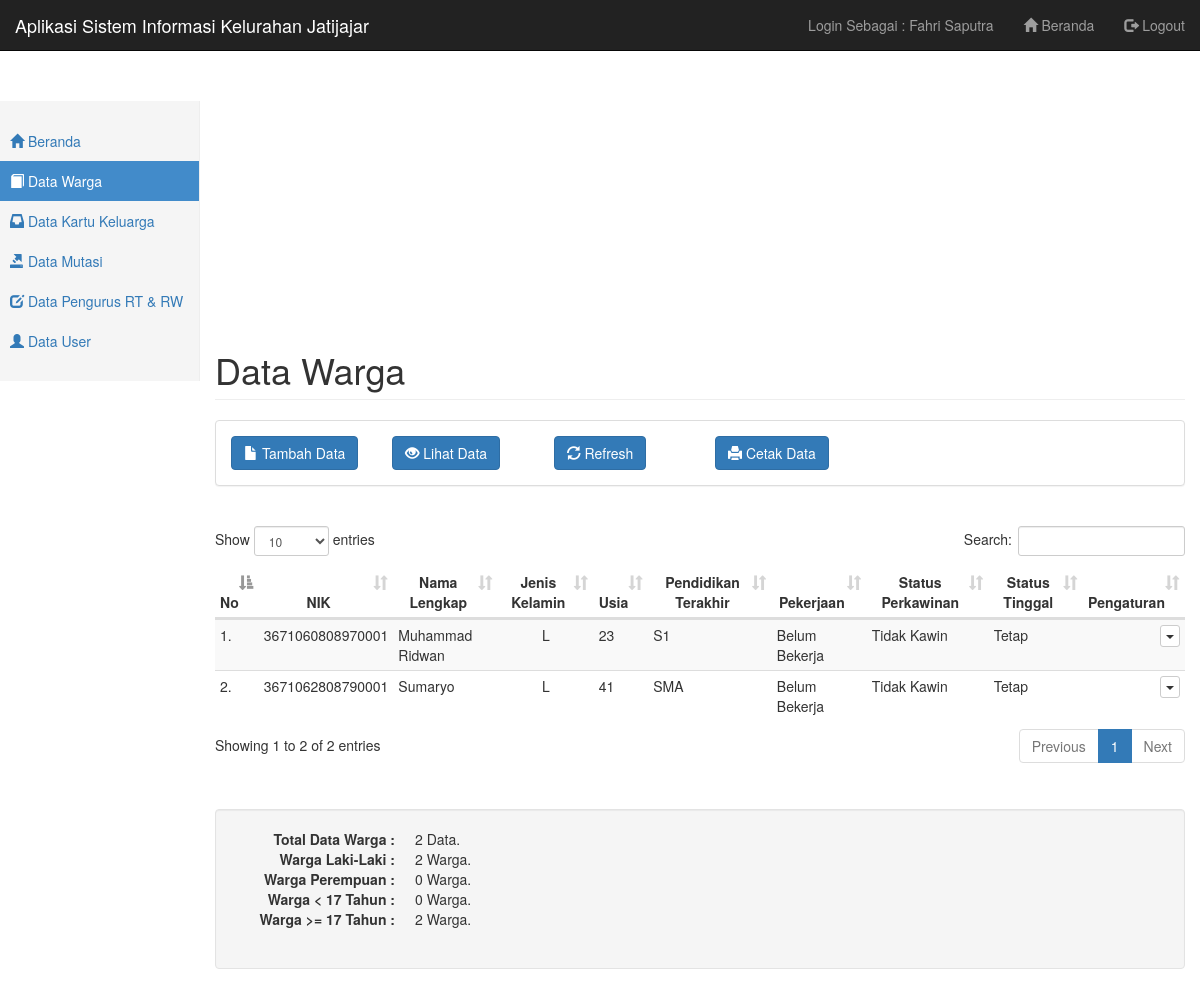
/pages/warga/index.php (signed in), run on the app's committed database.
### tables this page shows
CREATE TABLE IF NOT EXISTS `warga` (
`id_warga` int(11) NOT NULL,
  `nik_warga` varchar(16) NOT NULL,
  `nama_warga` varchar(45) NOT NULL,
  `tempat_lahir_warga` varchar(30) NOT NULL,
  `tanggal_lahir_warga` date NOT NULL,
  `jenis_kelamin_warga` enum('L','P') NOT NULL,
  `alamat_ktp_warga` text NOT NULL,
  `alamat_warga` text NOT NULL,
  `desa_kelurahan_warga` varchar(30) NOT NULL,
  `kecamatan_warga` varchar(30) NOT NULL,
  `kabupaten_kota_warga` varchar(30) NOT NULL,
  `provinsi_warga` varchar(30) NOT NULL,
  `negara_warga` varchar(30) NOT NULL,
  `rt_warga` varchar(3) NOT NULL,
  `rw_warga` varchar(3) NOT NULL,
  `agama_warga` enum('Islam','Kristen','Katholik','Hindu','Budha','Konghucu') NOT NULL,
  `pendidikan_terakhir_warga` varchar(20) NOT NULL,
  `pekerjaan_warga` varchar(20) NOT NULL,
  `status_perkawinan_warga` enum('Kawin','Tidak Kawin') NOT NULL,
  `status_warga` enum('Tetap','Kontrak') NOT NULL,
  `level_warga` varchar(15) NOT NULL,
  `username_warga` varchar(20) NOT NULL,
  `password_warga` varchar(255) NOT NULL,
  `id_user` int(11) NOT NULL,
  `created_at` timestamp NOT NULL DEFAULT CURRENT_TIMESTAMP ON UPDATE CURRENT_TIMESTAMP,
  `updated_at` timestamp NOT NULL DEFAULT '0000-00-00 00:00:00',
  `tampil` varchar(2) NOT NULL
);

### pages/warga/data-index.php (called while the page is built)
<?php
include('../../config/koneksi.php');
$query = "SELECT *, TIMESTAMPDIFF(YEAR, `tanggal_lahir_warga`, CURDATE()) AS usia_warga FROM warga WHERE level_warga='Warga' AND tampil='Y'";
$hasil = mysqli_query($db, $query);
$data_warga = array();
while ($row = mysqli_fetch_assoc($hasil)) {
  $data_warga[] = $row;
}

### pages/dasbor/data-index.php (called while the page is built, shortened)
<?php
include('../../config/koneksi.php');
$query_warga = "SELECT COUNT(*) AS total FROM warga WHERE level_warga='Warga' AND tampil='Y'";
$hasil_warga = mysqli_query($db, $query_warga);
$jumlah_warga = mysqli_fetch_assoc($hasil_warga);
$query_warga_l = "SELECT COUNT(*) AS total FROM warga WHERE jenis_kelamin_warga = 'L' AND level_warga='Warga' AND tampil='Y'";
$hasil_warga_l = mysqli_query($db, $query_warga_l);
$jumlah_warga_l = mysqli_fetch_assoc($hasil_warga_l);
$query_warga_p = "SELECT COUNT(*) AS total FROM warga WHERE jenis_kelamin_warga = 'P' AND level_warga='Warga' AND tampil='Y'";
$hasil_warga_p = mysqli_query($db, $query_warga_p);
$jumlah_warga_p = mysqli_fetch_assoc($hasil_warga_p);
$query_warga_ld_17 = "SELECT COUNT(*) AS total FROM warga WHERE TIMESTAMPDIFF(YEAR, tanggal_lahir_warga, CURDATE()) >= 17 AND tanggal_lahir_warga != '0000-00-00' AND level_warga='Warga' AND tampil='Y'";
$hasil_warga_ld_17 = mysqli_query($db, $query_warga_ld_17);
$jumlah_warga_ld_17 = mysqli_fetch_assoc($hasil_warga_ld_17);
$query_warga_kd_17 = "SELECT COUNT(*) AS total FROM warga WHERE TIMESTAMPDIFF(YEAR, tanggal_lahir_warga, CURDATE()) < 17 AND tanggal_lahir_warga != '0000-00-00' AND level_warga='Warga' AND tampil='Y'";
$hasil_warga_kd_17 = mysqli_query($db, $query_warga_kd_17);
$jumlah_warga_kd_17 = mysqli_fetch_assoc($hasil_warga_kd_17);
$query_mutasi_kd_17 = "SELECT COUNT(*) AS total FROM mutasi WHERE TIMESTAMPDIFF(YEAR, tanggal_lahir_mutasi, CURDATE()) < 17 AND tanggal_lahir_mutasi != '0000-00-00'";
$hasil_mutasi_kd_17 = mysqli_query($db, $query_mutasi_kd_17);

### pages/warga/index.php (the view, shortened to what this page needs)
<?php include('../_partials/top.php') ?>
<h1 class="page-header">Data Warga</h1>
<?php include('data-index.php') ?>
<?php include('../dasbor/data-index.php') ?>
<table class="table table-striped table-condensed table-hover" id="datatable">
  <thead>
    <tr>
      <th><center>No</center></th>
      <th><center>NIK</center></th>
      <th><center>Nama Lengkap</center></th>
      <th><center>Jenis Kelamin</center></th>
      <th><center>Usia</center></th>
      <th><center>Pendidikan Terakhir</center></th>
      <th><center>Pekerjaan</center></th>
      <th><center>Status Perkawinan</center></th>
      <th><center>Status Tinggal</center></th>
      <th><center>Pengaturan</center></th>
    </tr>
  </thead>
  <tbody>
    <?php $nomor = 1; ?>
    <?php foreach ($data_warga as $warga) : ?>
    <tr>
      <td><?php echo $nomor++ ?>.</td>
      <td><center><?php echo $warga['nik_warga'] ?></center></td>
      <td><?php echo $warga['nama_warga'] ?></td>
      <td><center><?php echo $warga['jenis_kelamin_warga'] ?></center></td>
      <td><?php echo $warga['usia_warga'] ?></td>
      <td><?php echo $warga['pendidikan_terakhir_warga'] ?></td>
      <td><?php echo $warga['pekerjaan_warga'] ?></td>
      <td><?php echo $warga['status_perkawinan_warga'] ?></td>
      <td><?php echo $warga['status_warga'] ?></td>
      <td>
        <div class="btn-group pull-right">
          <button type="button" class="btn btn-default btn-xs dropdown-toggle" data-toggle="dropdown" aria-expanded="true">
          <span class="caret"></span>
          </button>
        </div>
      </td>
    </tr>
    <?php endforeach ?>
  </tbody>
</table>
<br><br>
<div class="well">
  <dl class="dl-horizontal">
    <dt>Total Data Warga : </dt>
    <dd><?php echo $jumlah_warga['total'] ?> Data.</dd>
    <dt>Warga Laki-Laki : </dt>
    <dd><?php echo $jumlah_warga_l['total'] ?> Warga.</dd>
    <dt>Warga Perempuan : </dt>
    <dd><?php echo $jumlah_warga_p['total'] ?> Warga.</dd>
    <dt>Warga < 17 Tahun : </dt>
    <dd><?php echo $jumlah_warga_kd_17['total'] ?> Warga.</dd>
    <dt>Warga >= 17 Tahun : 	</dt>
    <dd><?php echo $jumlah_warga_ld_17['total'] ?> Warga.</dd>
  </dl>
</div>
<?php include('../_partials/bottom.php') ?>

### assets/css/dashboard.css (style rules this page uses)
body { padding-top: 50px; }
.main .page-header { margin-top: 0; }

### data on the page
warga: nik_warga "3671060808970001", nama_warga "Muhammad Ridwan", jenis_kelamin_warga "L", usia_warga "23", pendidikan_terakhir_warga "S1", pekerjaan_warga "Belum Bekerja", status_perkawinan_warga "Tidak Kawin", status_warga "Tetap"
warga: nik_warga "3671062808790001", nama_warga "Sumaryo", jenis_kelamin_warga "L", usia_warga "41", pendidikan_terakhir_warga "SMA", pekerjaan_warga "Belum Bekerja", status_perkawinan_warga "Tidak Kawin", status_warga "Tetap"

### other printed values
$_SESSION['warga']['nama_warga'] "Fahri Saputra"
$jumlah_warga['total'] "2"
$jumlah_warga_l['total'] "2"
$jumlah_warga_p['total'] "0"
$jumlah_warga_kd_17['total'] "0"
$jumlah_warga_ld_17['total'] "2"
